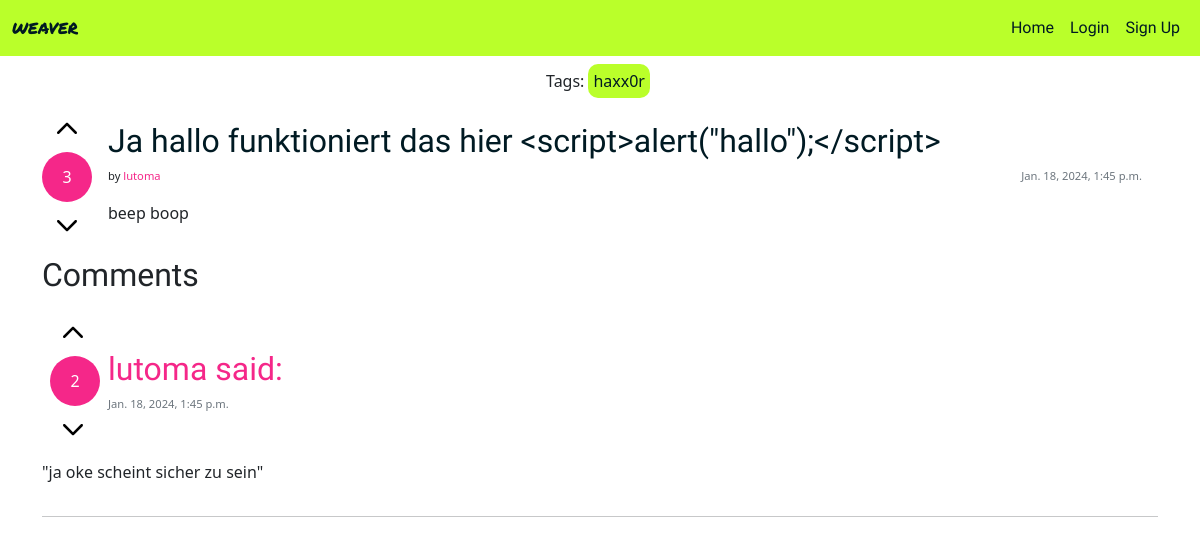
Page /thread/ja-hallo-funktioniert-das-hier-scriptalerthalloscript/ on the earlier database version.
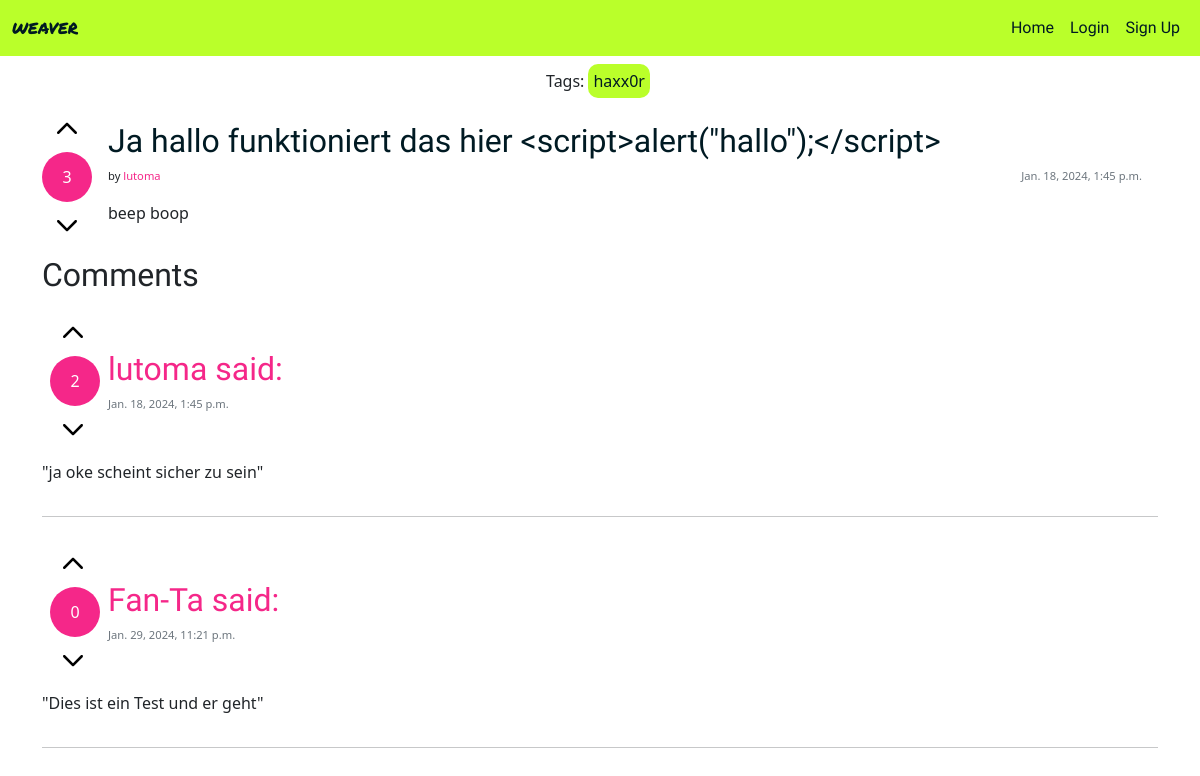
Same page on the later database version.
### weave_manager/models.py (models this page shows, shortened)
class Thread(models.Model):
    title = models.CharField(max_length=200, unique=True)
    slug = models.SlugField(max_length=200, unique=True)
    author = models.ForeignKey(settings.AUTH_USER_MODEL,
        on_delete=models.CASCADE, related_name="posts")
    content = models.TextField()
    votes = models.IntegerField(default=0)
    created_on = models.DateTimeField(auto_now_add=True)
    status = models.IntegerField(choices=STATUS, default=0)
    tags = TaggableManager()
    class Meta:
        ordering = ["-created_on"]

class Comment(models.Model):
    thread = models.ForeignKey(Thread, on_delete=models.CASCADE, related_name="comments")
    author = models.ForeignKey(settings.AUTH_USER_MODEL,
        on_delete=models.CASCADE, related_name="commenter")
    body = models.TextField()
    votes = models.IntegerField(default=0)
    created_on = models.DateTimeField(auto_now_add=True)
    class Meta:
        ordering = ["created_on"]

### authentication/models.py (models this page shows)
class User(AbstractUser):
    bio = models.CharField(max_length=200, unique=False)
    created_on = models.DateTimeField(auto_now_add=True)
    profile_pic = models.ImageField(null=True, blank=True, default="default.png")

### weave_manager/views.py (the view)
# urls.py: path('thread/<slug:slug>/', ThreadDetailView.as_view(), name='thread_detail'),
class ThreadDetailView(DetailView):
    model = Thread
    template_name = 'thread_detail.html'
    context_object_name = 'thread'
    def get_context_data(self, **kwargs):
        context = super().get_context_data(**kwargs)
        context['comment_form'] = CommentForm()
        context['comments'] = self.object.comments.all()  # Retrieve comments for the thread
        return context

### weave_manager/templates/thread_detail.html (shortened to what this page needs)
{% extends "base.html" %}
{% load static %}
{% load crispy_forms_tags %}
{% block content %}
<div class="container-lg">
    <div class="d-flex flex-row align-items-center justify-content-center m-2">
        <p class="m-0">Tags:</p>
        {% for tag in thread.tags.all %}
        <p class="tag m-0 mx-1">{{ tag }}</p>
        {% endfor %}
    </div>
    <div class="my-2 d-flex flex-row">
        <div class="d-flex flex-column align-items-center">
            <a href="{% url 'upvote_thread' thread_id=thread.id %}"><img src="{% static 'img/icons/up.svg' %}" class="icon m-2"></img></a>
            <p class="circle m-0">{{ thread.votes }}</p>
            <a href="{% url 'downvote_thread' thread_id=thread.id %}"><img src="{% static 'img/icons/up.svg' %}" class="icon m-2 rotate-180"></img></a>
        </div>
        <div class="card-body d-flex flex-column">
            <h2><a href="{% url 'thread_detail' slug=thread.slug %}" class="card-title">{{ thread.title }}</a></h2>
            <div class="d-flex flex-row justify-content-between">
                <p class="fs-7">by <a href="{% url 'user_profile' username=thread.author %}" class="link">{{ thread.author }}</a></p>
                <p class="card-text text-muted fs-7">{{ thread.created_on}}</p>
            </div>
            <p class="card-text">{{ thread.content }}</p>
        </div>
    </div>
</div>
<div class="container-lg">
    <h2>Comments</h2>
    {% for comment in comments %}
    <div class="d-flex flex-column">
        <div class="d-flex flex-row align-items-center">
            <div class="p-2">
                <a href="{% url 'upvote_comment' comment_id=comment.id %}"><img src="{% static 'img/icons/up.svg' %}" class="icon m-2"></img></a>
                <p class="circle m-0">{{ comment.votes }}</p>
                <a href="{% url 'downvote_comment' comment_id=comment.id %}"><img src="{% static 'img/icons/up.svg' %}" class="icon m-2 rotate-180"></img></a>
            </div>
            <div>
                <a href="{% url 'user_profile' username=comment.author %}" class="link">
                    <h2>{{ comment.author }} said:</h2>
                </a>
                <p class="card-text text-muted fs-7">{{ comment.created_on}}</p>
            </div>
        </div>
        <div class="comment">
            <p>"{{ comment.body }}"</p>
        </div>
    </div>
    <hr>
    {% endfor %}
</div>
{% endblock %}

### templates/base.html (shortened to what this page needs)
{% load static %}
{% url 'home' as home_url %}
<!DOCTYPE html>
<html class="h-100" lang="en">
<head>
    <link rel="stylesheet" href="https://cdnjs.cloudflare.com/ajax/libs/font-awesome/5.15.3/css/all.min.css">
    <link href="https://cdn.jsdelivr.net/npm/bootstrap@5.0.1/dist/css/bootstrap.min.css" rel="stylesheet">
    <link rel="stylesheet" href="{% static 'css/style.css' %}">
</head>
<body>
    <nav class="navbar navbar-expand-lg bg-hl navbar-nav-scroll">
        <div class="container-fluid">
            <a class="logo text-uppercase" href="{% url 'home' %}">weaver</a>
            <div class="collapse navbar-collapse" id="navbarText">
                <ul class="navbar-nav me-auto mb-2 mb-lg-0">
                    <li class="nav-item">
                        <a class="nav-link color-dark {% if request.path == home_url %}active{% endif %}" aria-current="page" href="{% url 'home' %}">Home</a>
                    </li>
                    {% if request.user.is_authenticated %}
                    {% load account %}
                    {% else %}
                    <li class="nav-item"><a class="nav-link color-dark {% if request.path == account_login %}active{% endif %}" href="{% url 'account_login' %}">Login</a></li>
                    <li class="nav-item"><a class="nav-link color-dark {% if request.path == account_signup %}active{% endif %}" href="{% url 'account_signup' %}">Sign Up</a></li>
                    {% endif %}
                </ul>
            </div>
        </div>
    </nav>
    <main>
        {% block content %}{% endblock content %}
    </main>
    <footer class="footer mt-auto py-3 dark-bg">
    </footer>
</body>
</html>

### static/css/style.css (style rules this page uses)
:root { --color-text-dark: #001A23; --color-text-light: #FFFFFF; --color-highlight: #BAFF2A; --color-background: #FFFFFF; --color-background-highlight: #F52789; }
.logo { font-family: 'Permanent Marker', cursive; color: var(--color-text-dark); text-decoration: none; text-decoration: transparent; }
.circle { background-color: var(--color-background-highlight); color: var(--color-text-light); width: 50px; height: 50px; line-height: 50px; text-align: center; border-radius: 50px; }
.icon { width: 30px; height: 30px; }
h1, h2, h3, h4 { font-family: 'Alatsi', sans-serif; text-wrap: pretty; }
.link { color: var(--color-background-highlight); }
.bg-hl { background-color: var(--color-highlight); }
.color-dark { color: var(--color-text-dark); }
a { text-decoration: none; text-decoration: transparent; }
.tag { padding: 5px; border-radius: 10px; background-color: var(--color-highlight); color: var(--color-text-dark); }
.rotate-180 { transform: rotate(180deg); }
.fs-7 { font-size: 0.7em; }
.card-title { color: var(--color-text-dark); text-decoration: none; text-decoration: transparent; }
.navbar-collapse { flex-grow: 0; }
.nav-link { font-family: 'Alatsi', sans-serif; }

Differences in the rows shown:
added Comment: votes "0", author "Fan-Ta", created_on "Jan. 29, 2024, 11:21 p.m.", body "Dies ist ein Test und er geht"
